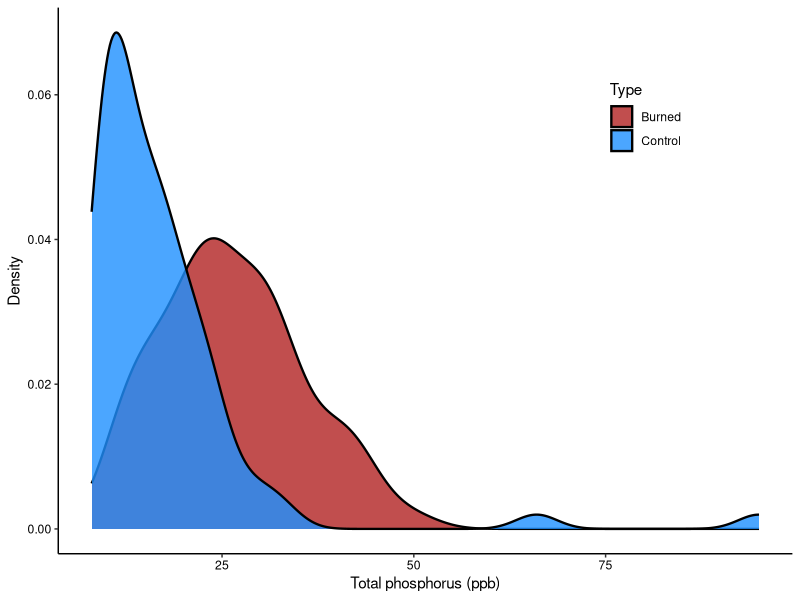
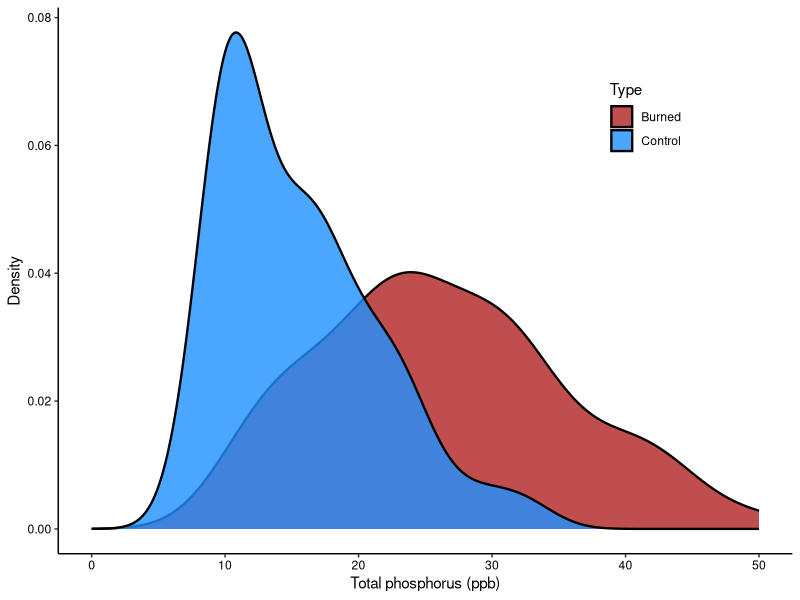
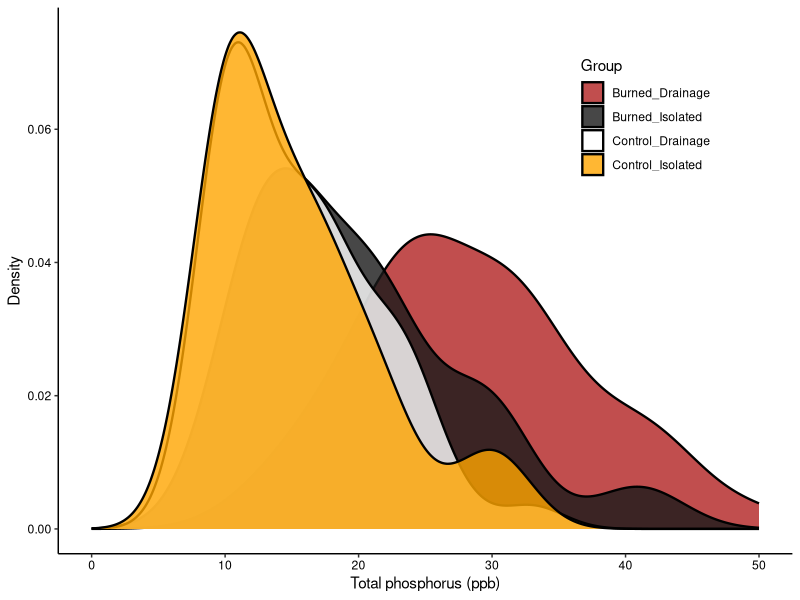
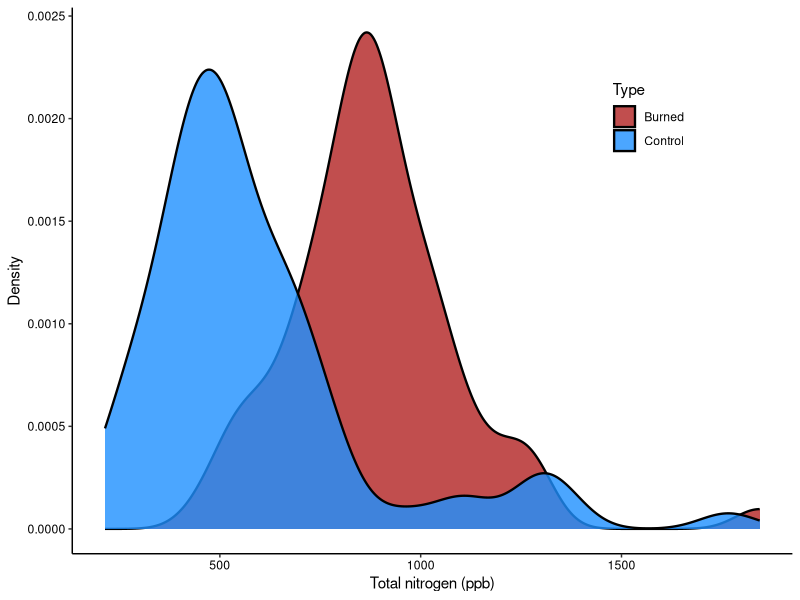
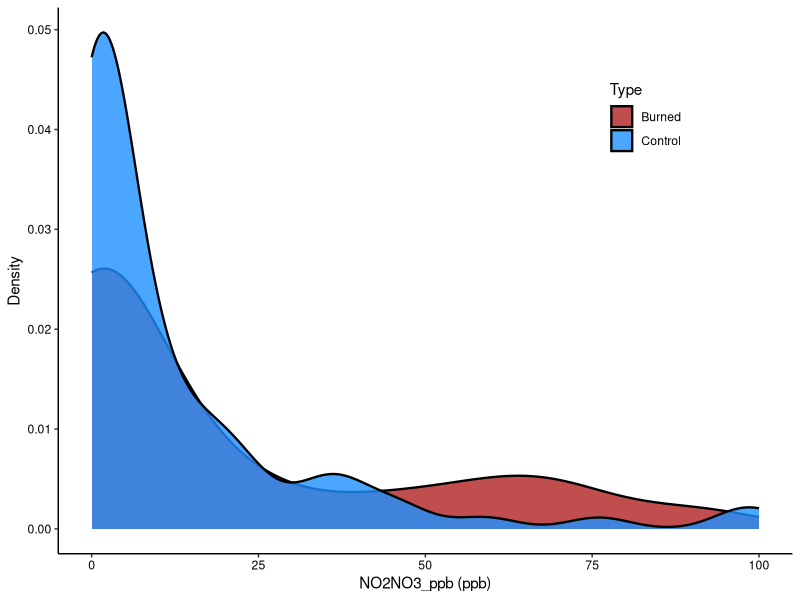
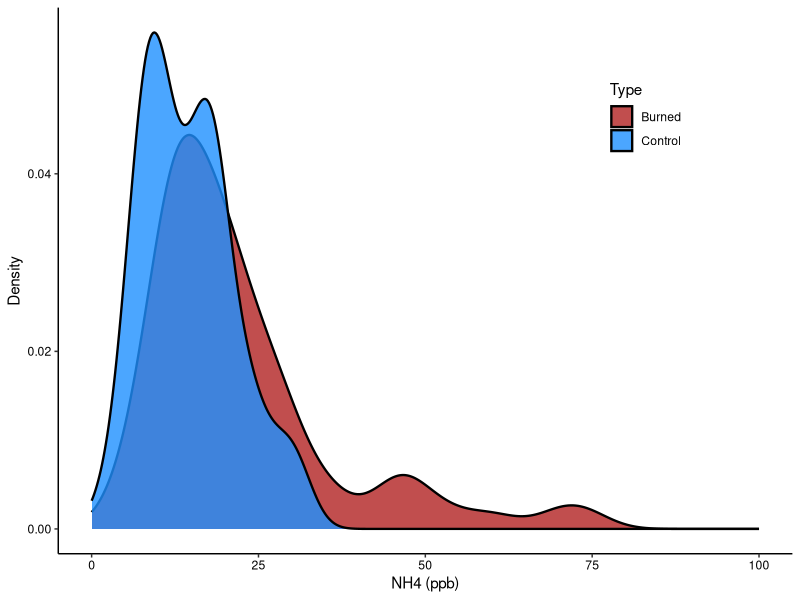
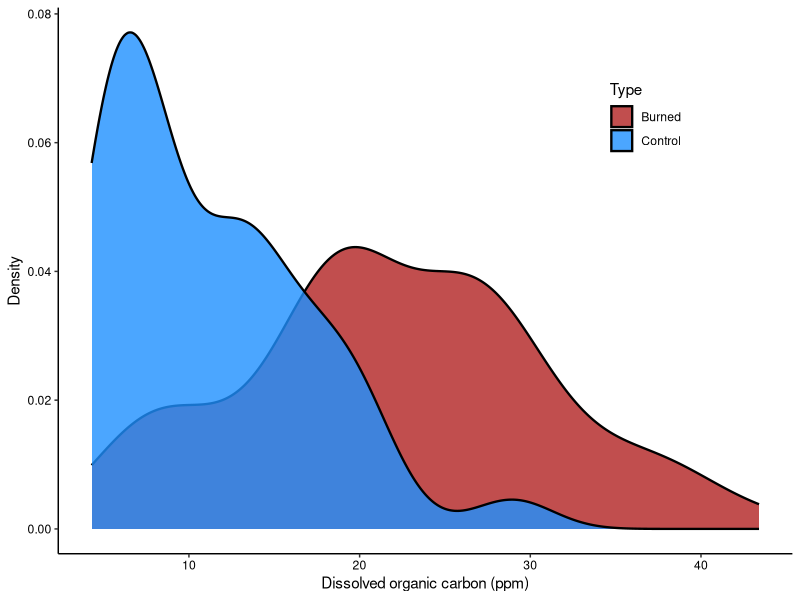
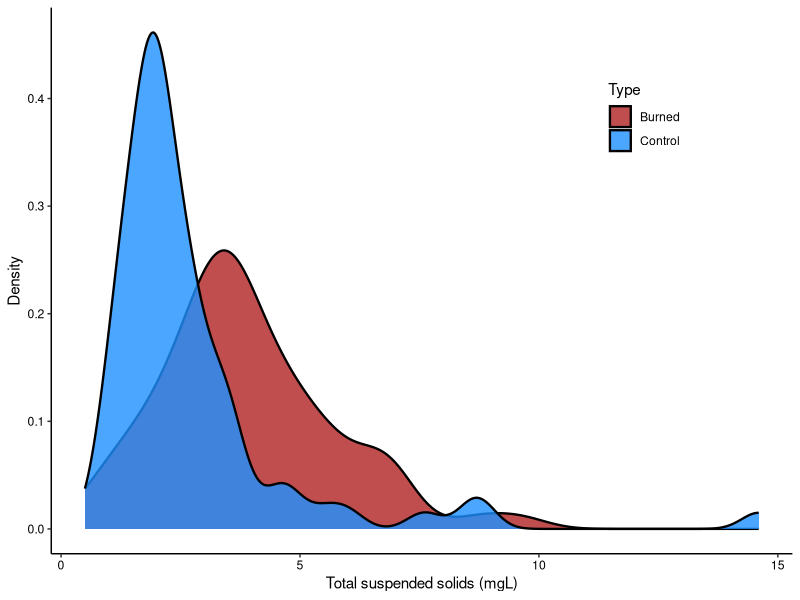

Here is the R script that generated these plots, in order:
################## Water quality density plots/histograms #####################
# Date: 10-26-22
# updated: 12-19-22; updated multipanel plot with temp and pH
# Author: Ian McCullough, immccull@gmail.com
###############################################################################

#### R libraries ####
library(dplyr)
library(ggplot2)
library(gridExtra)

#### Input data ####
setwd("C:/Users/immcc/Documents/SplashNBurn")

# water quality
waterquality <- read.csv("Data/WaterQuality/combined_lab_field_may_sep.csv")

#### Main program ####
# with help from: http://www.sthda.com/english/wiki/ggplot2-density-plot-quick-start-guide-r-software-and-data-visualization
# Density plots seem to be a clean way to convey burned vs. control differences
# Can add histograms to density plots, but seems to make plot busier without changing the underlying message

# Start with all months lumped together

## TP
ggplot(waterquality, aes(x=TP_ppb, fill=Type)) + 
  geom_density(alpha=0.8, lwd=0.8)+
  theme_classic()+
  theme(axis.text.x=element_text(color='black'),
        axis.text.y=element_text(color='black'),
        legend.position=c(0.8,0.8))+
  xlab('Total phosphorus (ppb)')+
  ylab('Density')+
  scale_x_continuous(limits=c())+
  scale_fill_manual(values=c('firebrick','dodgerblue'))

ggplot(waterquality, aes(x=TP_ppb, fill=Type)) + 
  geom_density(alpha=0.8, lwd=0.8)+
  theme_classic()+
  theme(axis.text.x=element_text(color='black'),
        axis.text.y=element_text(color='black'),
        legend.position=c(0.8,0.8))+
  xlab('Total phosphorus (ppb)')+
  ylab('Density')+
  scale_x_continuous(limits=c(0,50))+
  scale_fill_manual(values=c('firebrick','dodgerblue'))

# pretty messy when you add all 4 groups 
ggplot(waterquality, aes(x=TP_ppb, fill=Group)) + 
  geom_density(alpha=0.8, lwd=0.8)+
  theme_classic()+
  theme(axis.text.x=element_text(color='black'),
        axis.text.y=element_text(color='black'),
        legend.position=c(0.8,0.8))+
  xlab('Total phosphorus (ppb)')+
  ylab('Density')+
  scale_x_continuous(limits=c(0,50))+
  scale_fill_manual(values=c('firebrick','gray10','white','orange'))

## TN
ggplot(waterquality, aes(x=TN_ppb, fill=Type)) + 
  geom_density(alpha=0.8, lwd=0.8)+
  theme_classic()+
  theme(axis.text.x=element_text(color='black'),
        axis.text.y=element_text(color='black'),
        legend.position=c(0.8,0.8))+
  xlab('Total nitrogen (ppb)')+
  ylab('Density')+
  scale_x_continuous(limits=c())+
  scale_fill_manual(values=c('firebrick','dodgerblue'))

# NO2NO3
ggplot(waterquality, aes(x=NO2NO3_ppb, fill=Type)) + 
  geom_density(alpha=0.8, lwd=0.8)+
  theme_classic()+
  theme(axis.text.x=element_text(color='black'),
        axis.text.y=element_text(color='black'),
        legend.position=c(0.8,0.8))+
  xlab('NO2NO3_ppb (ppb)')+
  ylab('Density')+
  scale_x_continuous(limits=c())+
  scale_fill_manual(values=c('firebrick','dodgerblue'))

#NH4
ggplot(waterquality, aes(x=NH4N_ppb, fill=Type)) + 
  geom_density(alpha=0.8, lwd=0.8)+
  theme_classic()+
  theme(axis.text.x=element_text(color='black'),
        axis.text.y=element_text(color='black'),
        legend.position=c(0.8,0.8))+
  xlab('NH4 (ppb)')+
  ylab('Density')+
  scale_x_continuous(limits=c(0,100))+ #maybe some outliers?
  scale_fill_manual(values=c('firebrick','dodgerblue'))

## DOC
ggplot(waterquality, aes(x=DOC_ppm, fill=Type)) + 
  geom_density(alpha=0.8, lwd=0.8)+
  theme_classic()+
  theme(axis.text.x=element_text(color='black'),
        axis.text.y=element_text(color='black'),
        legend.position=c(0.8,0.8))+
  xlab('Dissolved organic carbon (ppm)')+
  ylab('Density')+
  scale_x_continuous(limits=c())+
  scale_fill_manual(values=c('firebrick','dodgerblue'))

## TSS
ggplot(waterquality, aes(x=TSS_mgL, fill=Type)) + 
  geom_density(alpha=0.8, lwd=0.8)+
  theme_classic()+
  theme(axis.text.x=element_text(color='black'),
        axis.text.y=element_text(color='black'),
        legend.position=c(0.8,0.8))+
  xlab('Total suspended solids (mgL)')+
  ylab('Density')+
  scale_x_continuous(limits=c())+
  scale_fill_manual(values=c('firebrick','dodgerblue'))

## Secchi
ggplot(waterquality, aes(x=SecchiDepth_m, fill=Type)) + 
  geom_density(alpha=0.8, lwd=0.8)+
  theme_classic()+
  theme(axis.text.x=element_text(color='black'),
        axis.text.y=element_text(color='black'),
        legend.position=c(0.8,0.8))+
  xlab('Secchi (m)')+
  ylab('Density')+
  scale_x_continuous(limits=c())+
  scale_fill_manual(values=c('firebrick','dodgerblue'))

## Chlorophyll-a
ggplot(waterquality, aes(x=Chloro_ppb, fill=Type)) + 
  geom_density(alpha=0.8, lwd=0.8)+
  theme_classic()+
  theme(axis.text.x=element_text(color='black'),
        axis.text.y=element_text(color='black'),
        legend.position=c(0.8,0.8))+
  xlab('Chlorophyll-a (ppb)')+
  ylab('Density')+
  scale_x_continuous(limits=c())+
  scale_fill_manual(values=c('firebrick','dodgerblue'))

## pH
ggplot(waterquality, aes(x=pH, fill=Type)) + 
  geom_density(alpha=0.8, lwd=0.8)+
  theme_classic()+
  theme(axis.text.x=element_text(color='black'),
        axis.text.y=element_text(color='black'),
        legend.position=c(0.8,0.8))+
  xlab('pH')+
  ylab('Density')+
  scale_x_continuous(limits=c())+
  scale_fill_manual(values=c('firebrick','dodgerblue'))

## ANC
ggplot(waterquality, aes(x=ANC_mgCaCO3L, fill=Type)) + 
  geom_density(alpha=0.8, lwd=0.8)+
  theme_classic()+
  theme(axis.text.x=element_text(color='black'),
        axis.text.y=element_text(color='black'),
        legend.position=c(0.8,0.8))+
  xlab('ANC (mgCaCO3/L)')+
  ylab('Density')+
  scale_x_continuous(limits=c())+
  scale_fill_manual(values=c('firebrick','dodgerblue'))

## Surface temp
ggplot(waterquality, aes(x=WaterTemp_C, fill=Type)) + 
  geom_density(alpha=0.8, lwd=0.8)+
  theme_classic()+
  theme(axis.text.x=element_text(color='black'),
        axis.text.y=element_text(color='black'),
        legend.position=c(0.8,0.8))+
  xlab('Surface temperature (C)')+
  ylab('Density')+
  scale_x_continuous(limits=c())+
  scale_fill_manual(values=c('firebrick','dodgerblue'))

## DO
ggplot(waterquality, aes(x=LDO_pct, fill=Type)) + 
  geom_density(alpha=0.8, lwd=0.8)+
  theme_classic()+
  theme(axis.text.x=element_text(color='black'),
        axis.text.y=element_text(color='black'),
        legend.position=c(0.8,0.8))+
  xlab('Surface dissolved oxygen (%)')+
  ylab('Density')+
  scale_x_continuous(limits=c())+
  scale_fill_manual(values=c('firebrick','dodgerblue'))

ggplot(waterquality, aes(x=LDO_mgL, fill=Type)) + 
  geom_density(alpha=0.8, lwd=0.8)+
  theme_classic()+
  theme(axis.text.x=element_text(color='black'),
        axis.text.y=element_text(color='black'),
        legend.position=c(0.8,0.8))+
  xlab('Surface dissolved oxygen (mg/L)')+
  ylab('Density')+
  scale_x_continuous(limits=c(0,15))+
  scale_fill_manual(values=c('firebrick','dodgerblue'))

###### treat months separately #####
mayWQ <- subset(waterquality, Month_factor=='May')
junWQ <- subset(waterquality, Month_factor=='Jun')
julWQ <- subset(waterquality, Month_factor=='Jul')
augWQ <- subset(waterquality, Month_factor=='Aug')
sepWQ <- subset(waterquality, Month_factor=='Sep')

## TP
mayTP_plot <- ggplot(mayWQ, aes(x=TP_ppb, fill=Type)) + 
  geom_density(alpha=0.8, lwd=0.8)+
  theme_classic()+
  theme(axis.text.x=element_text(color='black'),
        axis.text.y=element_text(color='black'),
        legend.position=c(0.8,0.8))+
  xlab('Total phosphorus (ppb)')+
  ylab('Density')+
  ggtitle('May 2022')+
  scale_x_continuous(limits=c(0,60))+
  scale_y_continuous(limits=c(0,0.08))+
  scale_fill_manual(values=c('firebrick','dodgerblue'))
mayTP_plot

junTP_plot <- ggplot(junWQ, aes(x=TP_ppb, fill=Type)) + 
  geom_density(alpha=0.8, lwd=0.8)+
  theme_classic()+
  theme(axis.text.x=element_text(color='black'),
        axis.text.y=element_text(color='black'),
        legend.position=c('none'))+
  xlab('Total phosphorus (ppb)')+
  ylab('Density')+
  ggtitle('Jun 2022')+
  scale_x_continuous(limits=c(0,60))+
  scale_y_continuous(limits=c(0,0.08))+
  scale_fill_manual(values=c('firebrick','dodgerblue'))
junTP_plot

julTP_plot <- ggplot(julWQ, aes(x=TP_ppb, fill=Type)) + 
  geom_density(alpha=0.8, lwd=0.8)+
  theme_classic()+
  theme(axis.text.x=element_text(color='black'),
        axis.text.y=element_text(color='black'),
        legend.position=c('none'))+
  xlab('Total phosphorus (ppb)')+
  ylab('Density')+
  ggtitle('Jul 2022')+
  scale_x_continuous(limits=c(0,60))+
  scale_y_continuous(limits=c(0,0.08))+
  scale_fill_manual(values=c('firebrick','dodgerblue'))
julTP_plot

augTP_plot <- ggplot(augWQ, aes(x=TP_ppb, fill=Type)) + 
  geom_density(alpha=0.8, lwd=0.8)+
  theme_classic()+
  theme(axis.text.x=element_text(color='black'),
        axis.text.y=element_text(color='black'),
        legend.position=c('none'))+
  xlab('Total phosphorus (ppb)')+
  ylab('Density')+
  ggtitle('Aug 2022')+
  scale_x_continuous(limits=c(0,60))+
  scale_y_continuous(limits=c(0,0.08))+
  scale_fill_manual(values=c('firebrick','dodgerblue'))
augTP_plot

sepTP_plot <- ggplot(sepWQ, aes(x=TP_ppb, fill=Type)) + 
  geom_density(alpha=0.8, lwd=0.8)+
  theme_classic()+
  theme(axis.text.x=element_text(color='black'),
        axis.text.y=element_text(color='black'),
        legend.position=c('none'))+
  xlab('Total phosphorus (ppb)')+
  ylab('Density')+
  ggtitle('Sep 2022')+
  scale_x_continuous(limits=c(0,60))+
  scale_y_continuous(limits=c(0,0.08))+
  scale_fill_manual(values=c('firebrick','dodgerblue'))
sepTP_plot

allmonthsTP_plot  <- ggplot(waterquality, aes(x=TP_ppb, fill=Type)) + 
  geom_density(alpha=0.8, lwd=0.8)+
  theme_classic()+
  theme(axis.text.x=element_text(color='black'),
        axis.text.y=element_text(color='black'),
        legend.position=c('none'))+
  xlab('Total phosphorus (ppb)')+
  ylab('Density')+
  ggtitle('All months 2022')+
  scale_x_continuous(limits=c(0,60))+
  scale_y_continuous(limits=c(0,0.08))+
  scale_fill_manual(values=c('firebrick','dodgerblue'))
allmonthsTP_plot

grid.arrange(mayTP_plot, junTP_plot, julTP_plot,
             augTP_plot, sepTP_plot, allmonthsTP_plot, nrow=2)

# jpeg('Figures/supplemental_density_plots/TP_density_plot.jpeg',width = 8,height = 6,units = 'in',res=600)
#     grid.arrange(mayTP_plot, junTP_plot, julTP_plot,
#                  augTP_plot, sepTP_plot, allmonthsTP_plot, nrow=2)
# dev.off()

## TN
xlimitz <- c(0,2000)
ylimitz <- c(0,0.003)
mayTN_plot <- ggplot(mayWQ, aes(x=TN_ppb, fill=Type)) + 
  geom_density(alpha=0.8, lwd=0.8)+
  theme_classic()+
  theme(axis.text.x=element_text(color='black'),
        axis.text.y=element_text(color='black'),
        legend.position=c(0.8,0.8))+
  xlab('Total nitrogen (ppb)')+
  ylab('Density')+
  ggtitle('May 2022')+
  scale_x_continuous(limits=xlimitz)+
  scale_y_continuous(limits=ylimitz)+
  scale_fill_manual(values=c('firebrick','dodgerblue'))
mayTN_plot

junTN_plot <- ggplot(junWQ, aes(x=TN_ppb, fill=Type)) + 
  geom_density(alpha=0.8, lwd=0.8)+
  theme_classic()+
  theme(axis.text.x=element_text(color='black'),
        axis.text.y=element_text(color='black'),
        legend.position=c('none'))+
  xlab('Total nitrogen (ppb)')+
  ylab('Density')+
  ggtitle('Jun 2022')+
  scale_x_continuous(limits=xlimitz)+
  scale_y_continuous(limits=ylimitz)+
  scale_fill_manual(values=c('firebrick','dodgerblue'))
junTN_plot

julTN_plot <- ggplot(julWQ, aes(x=TN_ppb, fill=Type)) + 
  geom_density(alpha=0.8, lwd=0.8)+
  theme_classic()+
  theme(axis.text.x=element_text(color='black'),
        axis.text.y=element_text(color='black'),
        legend.position=c('none'))+
  xlab('Total nitrogen (ppb)')+
  ylab('Density')+
  ggtitle('Jul 2022')+
  scale_x_continuous(limits=xlimitz)+
  scale_y_continuous(limits=ylimitz)+
  scale_fill_manual(values=c('firebrick','dodgerblue'))
julTN_plot

augTN_plot <- ggplot(augWQ, aes(x=TN_ppb, fill=Type)) + 
  geom_density(alpha=0.8, lwd=0.8)+
  theme_classic()+
  theme(axis.text.x=element_text(color='black'),
        axis.text.y=element_text(color='black'),
        legend.position=c('none'))+
  xlab('Total nitrogen (ppb)')+
  ylab('Density')+
  ggtitle('Aug 2022')+
  scale_x_continuous(limits=xlimitz)+
  scale_y_continuous(limits=ylimitz)+
  scale_fill_manual(values=c('firebrick','dodgerblue'))
augTN_plot

sepTN_plot <- ggplot(sepWQ, aes(x=TN_ppb, fill=Type)) + 
  geom_density(alpha=0.8, lwd=0.8)+
  theme_classic()+
  theme(axis.text.x=element_text(color='black'),
        axis.text.y=element_text(color='black'),
        legend.position=c('none'))+
  xlab('Total nitrogen (ppb)')+
  ylab('Density')+
  ggtitle('Sep 2022')+
  scale_x_continuous(limits=xlimitz)+
  scale_y_continuous(limits=ylimitz)+
  scale_fill_manual(values=c('firebrick','dodgerblue'))
sepTN_plot

allmonthsTN_plot  <- ggplot(waterquality, aes(x=TN_ppb, fill=Type)) + 
  geom_density(alpha=0.8, lwd=0.8)+
  theme_classic()+
  theme(axis.text.x=element_text(color='black'),
        axis.text.y=element_text(color='black'),
        legend.position=c('none'))+
  xlab('Total nitrogen (ppb)')+
  ylab('Density')+
  ggtitle('All months 2022')+
  scale_x_continuous(limits=xlimitz)+
  scale_y_continuous(limits=ylimitz)+
  scale_fill_manual(values=c('firebrick','dodgerblue'))
allmonthsTN_plot

grid.arrange(mayTN_plot, junTN_plot, julTN_plot,
             augTN_plot, sepTN_plot, allmonthsTN_plot, nrow=2)

# jpeg('Figures/supplemental_density_plots/TN_density_plot.jpeg',width = 8,height = 6,units = 'in',res=600)
#      grid.arrange(mayTN_plot, junTN_plot, julTN_plot,
#                   augTN_plot, sepTN_plot, allmonthsTN_plot, nrow=2)
# dev.off()

## TN/TP
xlimitz <- c(0,125)
ylimitz <- c(0,0.06)
mayTNTP_plot <- ggplot(mayWQ, aes(x=TNTP, fill=Type)) + 
  geom_density(alpha=0.8, lwd=0.8)+
  theme_classic()+
  theme(axis.text.x=element_text(color='black'),
        axis.text.y=element_text(color='black'),
        legend.position=c(0.8,0.8))+
  xlab('TN/TP')+
  ylab('Density')+
  ggtitle('May 2022')+
  scale_x_continuous(limits=xlimitz)+
  scale_y_continuous(limits=ylimitz)+
  scale_fill_manual(values=c('firebrick','dodgerblue'))
mayTNTP_plot

junTNTP_plot <- ggplot(junWQ, aes(x=TNTP, fill=Type)) + 
  geom_density(alpha=0.8, lwd=0.8)+
  theme_classic()+
  theme(axis.text.x=element_text(color='black'),
        axis.text.y=element_text(color='black'),
        legend.position=c(0.8,0.8))+
  xlab('TN/TP')+
  ylab('Density')+
  ggtitle('Jun 2022')+
  scale_x_continuous(limits=xlimitz)+
  scale_y_continuous(limits=ylimitz)+
  scale_fill_manual(values=c('firebrick','dodgerblue'))
junTNTP_plot

julTNTP_plot <- ggplot(julWQ, aes(x=TNTP, fill=Type)) + 
  geom_density(alpha=0.8, lwd=0.8)+
  theme_classic()+
  theme(axis.text.x=element_text(color='black'),
        axis.text.y=element_text(color='black'),
        legend.position=c(0.8,0.8))+
  xlab('TN/TP')+
  ylab('Density')+
  ggtitle('Jul 2022')+
  scale_x_continuous(limits=xlimitz)+
  scale_y_continuous(limits=ylimitz)+
  scale_fill_manual(values=c('firebrick','dodgerblue'))
julTNTP_plot

augTNTP_plot <- ggplot(augWQ, aes(x=TNTP, fill=Type)) + 
  geom_density(alpha=0.8, lwd=0.8)+
  theme_classic()+
  theme(axis.text.x=element_text(color='black'),
        axis.text.y=element_text(color='black'),
        legend.position=c(0.8,0.8))+
  xlab('TN/TP')+
  ylab('Density')+
  ggtitle('Aug 2022')+
  scale_x_continuous(limits=xlimitz)+
  scale_y_continuous(limits=ylimitz)+
  scale_fill_manual(values=c('firebrick','dodgerblue'))
augTNTP_plot

sepTNTP_plot <- ggplot(sepWQ, aes(x=TNTP, fill=Type)) + 
  geom_density(alpha=0.8, lwd=0.8)+
  theme_classic()+
  theme(axis.text.x=element_text(color='black'),
        axis.text.y=element_text(color='black'),
        legend.position=c(0.8,0.8))+
  xlab('TN/TP')+
  ylab('Density')+
  ggtitle('Sep 2022')+
  scale_x_continuous(limits=xlimitz)+
  scale_y_continuous(limits=ylimitz)+
  scale_fill_manual(values=c('firebrick','dodgerblue'))
sepTNTP_plot

allmonthsTNTP_plot  <- ggplot(waterquality, aes(x=TNTP, fill=Type)) + 
  geom_density(alpha=0.8, lwd=0.8)+
  theme_classic()+
  theme(axis.text.x=element_text(color='black'),
        axis.text.y=element_text(color='black'),
        legend.position=c(0.8,0.8))+
  xlab('TN/TP')+
  ylab('Density')+
  ggtitle('All months 2022')+
  scale_x_continuous(limits=xlimitz)+
  scale_y_continuous(limits=ylimitz)+
  scale_fill_manual(values=c('firebrick','dodgerblue'))
allmonthsTNTP_plot

grid.arrange(mayTNTP_plot, junTNTP_plot, julTNTP_plot,
             augTNTP_plot, sepTNTP_plot, allmonthsTNTP_plot, nrow=2)

## DOC
xlimitz <- c(0,50)
ylimitz <- c(0,0.1)
mayDOC_plot <- ggplot(mayWQ, aes(x=DOC_ppm, fill=Type)) + 
  geom_density(alpha=0.8, lwd=0.8)+
  theme_classic()+
  theme(axis.text.x=element_text(color='black'),
        axis.text.y=element_text(color='black'),
        legend.position=c(0.8,0.8))+
  xlab('Dissolved organic carbon (ppm)')+
  ylab('Density')+
  ggtitle('May 2022')+
  scale_x_continuous(limits=xlimitz)+
  scale_y_continuous(limits=ylimitz)+
  scale_fill_manual(values=c('firebrick','dodgerblue'))
mayDOC_plot

junDOC_plot <- ggplot(junWQ, aes(x=DOC_ppm, fill=Type)) + 
  geom_density(alpha=0.8, lwd=0.8)+
  theme_classic()+
  theme(axis.text.x=element_text(color='black'),
        axis.text.y=element_text(color='black'),
        legend.position=c('none'))+
  xlab('Dissolved organic carbon (ppm)')+
  ylab('Density')+
  ggtitle('Jun 2022')+
  scale_x_continuous(limits=xlimitz)+
  scale_y_continuous(limits=ylimitz)+
  scale_fill_manual(values=c('firebrick','dodgerblue'))
junDOC_plot

julDOC_plot <- ggplot(julWQ, aes(x=DOC_ppm, fill=Type)) + 
  geom_density(alpha=0.8, lwd=0.8)+
  theme_classic()+
  theme(axis.text.x=element_text(color='black'),
        axis.text.y=element_text(color='black'),
        legend.position=c('none'))+
  xlab('Dissolved organic carbon (ppm)')+
  ylab('Density')+
  ggtitle('Jul 2022')+
  scale_x_continuous(limits=xlimitz)+
  scale_y_continuous(limits=ylimitz)+
  scale_fill_manual(values=c('firebrick','dodgerblue'))
julDOC_plot

augDOC_plot <- ggplot(augWQ, aes(x=DOC_ppm, fill=Type)) + 
  geom_density(alpha=0.8, lwd=0.8)+
  theme_classic()+
  theme(axis.text.x=element_text(color='black'),
        axis.text.y=element_text(color='black'),
        legend.position=c('none'))+
  xlab('Dissolved organic carbon (ppm)')+
  ylab('Density')+
  ggtitle('Aug 2022')+
  scale_x_continuous(limits=xlimitz)+
  scale_y_continuous(limits=ylimitz)+
  scale_fill_manual(values=c('firebrick','dodgerblue'))
augDOC_plot

sepDOC_plot <- ggplot(sepWQ, aes(x=DOC_ppm, fill=Type)) + 
  geom_density(alpha=0.8, lwd=0.8)+
  theme_classic()+
  theme(axis.text.x=element_text(color='black'),
        axis.text.y=element_text(color='black'),
        legend.position=c('none'))+
  xlab('Dissolved organic carbon (ppm)')+
  ylab('Density')+
  ggtitle('Sep 2022')+
  scale_x_continuous(limits=xlimitz)+
  scale_y_continuous(limits=ylimitz)+
  scale_fill_manual(values=c('firebrick','dodgerblue'))
sepDOC_plot

allmonthsDOC_plot  <- ggplot(waterquality, aes(x=DOC_ppm, fill=Type)) + 
  geom_density(alpha=0.8, lwd=0.8)+
  theme_classic()+
  theme(axis.text.x=element_text(color='black'),
        axis.text.y=element_text(color='black'),
        legend.position=c('none'))+
  xlab('Dissolved organic carbon (ppm)')+
  ylab('Density')+
  ggtitle('All months 2022')+
  scale_x_continuous(limits=xlimitz)+
  scale_y_continuous(limits=ylimitz)+
  scale_fill_manual(values=c('firebrick','dodgerblue'))
allmonthsDOC_plot

grid.arrange(mayDOC_plot, junDOC_plot, julDOC_plot,
             augDOC_plot, sepDOC_plot, allmonthsDOC_plot, nrow=2)

jpeg('Figures/supplemental_density_plots/DOC_density_plot.jpeg',width = 8,height = 6,units = 'in',res=600)
       grid.arrange(mayDOC_plot, junDOC_plot, julDOC_plot,
                    augDOC_plot, sepDOC_plot, allmonthsDOC_plot, nrow=2)
dev.off()

## Chlorophyll-a
xlimitz <- c(0,25)
ylimitz <- c(0,0.3)
mayChla_plot <- ggplot(mayWQ, aes(x=Chloro_ppb, fill=Type)) + 
  geom_density(alpha=0.8, lwd=0.8)+
  theme_classic()+
  theme(axis.text.x=element_text(color='black'),
        axis.text.y=element_text(color='black'),
        legend.position=c(0.8,0.8))+
  xlab('Chlorophyll-a (ppb)')+
  ylab('Density')+
  ggtitle('May 2022')+
  scale_x_continuous(limits=xlimitz)+
  scale_y_continuous(limits=ylimitz)+
  scale_fill_manual(values=c('firebrick','dodgerblue'))
mayChla_plot

junChla_plot <- ggplot(junWQ, aes(x=Chloro_ppb, fill=Type)) + 
  geom_density(alpha=0.8, lwd=0.8)+
  theme_classic()+
  theme(axis.text.x=element_text(color='black'),
        axis.text.y=element_text(color='black'),
        legend.position=c('none'))+
  xlab('Chlorophyll-a (ppb)')+
  ylab('Density')+
  ggtitle('Jun 2022')+
  scale_x_continuous(limits=xlimitz)+
  scale_y_continuous(limits=ylimitz)+
  scale_fill_manual(values=c('firebrick','dodgerblue'))
junChla_plot

julChla_plot <- ggplot(julWQ, aes(x=Chloro_ppb, fill=Type)) + 
  geom_density(alpha=0.8, lwd=0.8)+
  theme_classic()+
  theme(axis.text.x=element_text(color='black'),
        axis.text.y=element_text(color='black'),
        legend.position=c('none'))+
  xlab('Chlorophyll-a (ppb)')+
  ylab('Density')+
  ggtitle('Jul 2022')+
  scale_x_continuous(limits=xlimitz)+
  scale_y_continuous(limits=ylimitz)+
  scale_fill_manual(values=c('firebrick','dodgerblue'))
julChla_plot

augChla_plot <- ggplot(augWQ, aes(x=Chloro_ppb, fill=Type)) + 
  geom_density(alpha=0.8, lwd=0.8)+
  theme_classic()+
  theme(axis.text.x=element_text(color='black'),
        axis.text.y=element_text(color='black'),
        legend.position=c('none'))+
  xlab('Chlorophyll-a (ppb)')+
  ylab('Density')+
  ggtitle('Aug 2022')+
  scale_x_continuous(limits=xlimitz)+
  scale_y_continuous(limits=ylimitz)+
  scale_fill_manual(values=c('firebrick','dodgerblue'))
augChla_plot

sepChla_plot <- ggplot(sepWQ, aes(x=Chloro_ppb, fill=Type)) + 
  geom_density(alpha=0.8, lwd=0.8)+
  theme_classic()+
  theme(axis.text.x=element_text(color='black'),
        axis.text.y=element_text(color='black'),
        legend.position=c('none'))+
  xlab('Chlorophyll-a (ppb)')+
  ylab('Density')+
  ggtitle('Sep 2022')+
  scale_x_continuous(limits=xlimitz)+
  scale_y_continuous(limits=ylimitz)+
  scale_fill_manual(values=c('firebrick','dodgerblue'))
sepChla_plot

allmonthsChla_plot  <- ggplot(waterquality, aes(x=Chloro_ppb, fill=Type)) + 
  geom_density(alpha=0.8, lwd=0.8)+
  theme_classic()+
  theme(axis.text.x=element_text(color='black'),
        axis.text.y=element_text(color='black'),
        legend.position=c('none'))+
  xlab('Chlorophyll-a (ppb)')+
  ylab('Density')+
  ggtitle('All months 2022')+
  scale_x_continuous(limits=xlimitz)+
  scale_y_continuous(limits=ylimitz)+
  scale_fill_manual(values=c('firebrick','dodgerblue'))
allmonthsChla_plot

grid.arrange(mayChla_plot, junChla_plot, julChla_plot,
             augChla_plot, sepChla_plot, allmonthsChla_plot, nrow=2)

# jpeg('Figures/supplemental_density_plots/Chla_density_plot.jpeg',width = 8,height = 6,units = 'in',res=600)
#        grid.arrange(mayChla_plot, junChla_plot, julChla_plot,
#                     augChla_plot, sepChla_plot, allmonthsChla_plot, nrow=2)
# dev.off()

## Secchi
xlimitz <- c(0,5)
ylimitz <- c(0,2.2)
maySecchi_plot <- ggplot(mayWQ, aes(x=SecchiDepth_m, fill=Type)) + 
  geom_density(alpha=0.8, lwd=0.8)+
  theme_classic()+
  theme(axis.text.x=element_text(color='black'),
        axis.text.y=element_text(color='black'),
        legend.position=c(0.8,0.8))+
  xlab('Secchi (m)')+
  ylab('Density')+
  ggtitle('May 2022')+
  scale_x_continuous(limits=xlimitz)+
  scale_y_continuous(limits=ylimitz)+
  scale_fill_manual(values=c('firebrick','dodgerblue'))
maySecchi_plot

junSecchi_plot <- ggplot(junWQ, aes(x=SecchiDepth_m, fill=Type)) + 
  geom_density(alpha=0.8, lwd=0.8)+
  theme_classic()+
  theme(axis.text.x=element_text(color='black'),
        axis.text.y=element_text(color='black'),
        legend.position=c('none'))+
  xlab('Secchi (m)')+
  ylab('Density')+
  ggtitle('Jun 2022')+
  scale_x_continuous(limits=xlimitz)+
  scale_y_continuous(limits=ylimitz)+
  scale_fill_manual(values=c('firebrick','dodgerblue'))
junSecchi_plot

julSecchi_plot <- ggplot(julWQ, aes(x=SecchiDepth_m, fill=Type)) + 
  geom_density(alpha=0.8, lwd=0.8)+
  theme_classic()+
  theme(axis.text.x=element_text(color='black'),
        axis.text.y=element_text(color='black'),
        legend.position=c('none'))+
  xlab('Secchi (m)')+
  ylab('Density')+
  ggtitle('Jul 2022')+
  scale_x_continuous(limits=xlimitz)+
  scale_y_continuous(limits=ylimitz)+
  scale_fill_manual(values=c('firebrick','dodgerblue'))
julSecchi_plot

augSecchi_plot <- ggplot(augWQ, aes(x=SecchiDepth_m, fill=Type)) + 
  geom_density(alpha=0.8, lwd=0.8)+
  theme_classic()+
  theme(axis.text.x=element_text(color='black'),
        axis.text.y=element_text(color='black'),
        legend.position=c('none'))+
  xlab('Secchi (m)')+
  ylab('Density')+
  ggtitle('Aug 2022')+
  scale_x_continuous(limits=xlimitz)+
  scale_y_continuous(limits=ylimitz)+
  scale_fill_manual(values=c('firebrick','dodgerblue'))
augSecchi_plot

sepSecchi_plot <- ggplot(sepWQ, aes(x=SecchiDepth_m, fill=Type)) + 
  geom_density(alpha=0.8, lwd=0.8)+
  theme_classic()+
  theme(axis.text.x=element_text(color='black'),
        axis.text.y=element_text(color='black'),
        legend.position=c('none'))+
  xlab('Secchi (m)')+
  ylab('Density')+
  ggtitle('Sep 2022')+
  scale_x_continuous(limits=xlimitz)+
  scale_y_continuous(limits=ylimitz)+
  scale_fill_manual(values=c('firebrick','dodgerblue'))
sepSecchi_plot

allmonthsSecchi_plot  <- ggplot(waterquality, aes(x=SecchiDepth_m, fill=Type)) + 
  geom_density(alpha=0.8, lwd=0.8)+
  theme_classic()+
  theme(axis.text.x=element_text(color='black'),
        axis.text.y=element_text(color='black'),
        legend.position=c('none'))+
  xlab('Secchi (m)')+
  ylab('Density')+
  ggtitle('All months 2022')+
  scale_x_continuous(limits=xlimitz)+
  scale_y_continuous(limits=ylimitz)+
  scale_fill_manual(values=c('firebrick','dodgerblue'))
allmonthsSecchi_plot

grid.arrange(maySecchi_plot, junSecchi_plot, julSecchi_plot,
             augSecchi_plot, sepSecchi_plot, allmonthsSecchi_plot, nrow=2)

# jpeg('Figures/supplemental_density_plots/Secchi_density_plot.jpeg',width = 8,height = 6,units = 'in',res=600)
#    grid.arrange(maySecchi_plot, junSecchi_plot, julSecchi_plot,
#               augSecchi_plot, sepSecchi_plot, allmonthsSecchi_plot, nrow=2)
# dev.off()

## TSS
xlimitz <- c(0,18)
ylimitz <- c(0,0.6)
mayTSS_plot <- ggplot(mayWQ, aes(x=TSS_mgL, fill=Type)) + 
  geom_density(alpha=0.8, lwd=0.8)+
  theme_classic()+
  theme(axis.text.x=element_text(color='black'),
        axis.text.y=element_text(color='black'),
        legend.position=c(0.8,0.8))+
  xlab('Total suspended solids (mg/L)')+
  ylab('Density')+
  ggtitle('May 2022')+
  scale_x_continuous(limits=xlimitz)+
  scale_y_continuous(limits=ylimitz)+
  scale_fill_manual(values=c('firebrick','dodgerblue'))
mayTSS_plot

junTSS_plot <- ggplot(junWQ, aes(x=TSS_mgL, fill=Type)) + 
  geom_density(alpha=0.8, lwd=0.8)+
  theme_classic()+
  theme(axis.text.x=element_text(color='black'),
        axis.text.y=element_text(color='black'),
        legend.position=c('none'))+
  xlab('Total suspended solids (mg/L)')+
  ylab('Density')+
  ggtitle('Jun 2022')+
  scale_x_continuous(limits=xlimitz)+
  scale_y_continuous(limits=ylimitz)+
  scale_fill_manual(values=c('firebrick','dodgerblue'))
junTSS_plot

julTSS_plot <- ggplot(julWQ, aes(x=TSS_mgL, fill=Type)) + 
  geom_density(alpha=0.8, lwd=0.8)+
  theme_classic()+
  theme(axis.text.x=element_text(color='black'),
        axis.text.y=element_text(color='black'),
        legend.position=c('none'))+
  xlab('Total suspended solids (mg/L)')+
  ylab('Density')+
  ggtitle('Jul 2022')+
  scale_x_continuous(limits=xlimitz)+
  scale_y_continuous(limits=ylimitz)+
  scale_fill_manual(values=c('firebrick','dodgerblue'))
julTSS_plot

augTSS_plot <- ggplot(augWQ, aes(x=TSS_mgL, fill=Type)) + 
  geom_density(alpha=0.8, lwd=0.8)+
  theme_classic()+
  theme(axis.text.x=element_text(color='black'),
        axis.text.y=element_text(color='black'),
        legend.position=c('none'))+
  xlab('Total suspended solids (mg/L)')+
  ylab('Density')+
  ggtitle('Aug 2022')+
  scale_x_continuous(limits=xlimitz)+
  scale_y_continuous(limits=ylimitz)+
  scale_fill_manual(values=c('firebrick','dodgerblue'))
augTSS_plot

sepTSS_plot <- ggplot(sepWQ, aes(x=TSS_mgL, fill=Type)) + 
  geom_density(alpha=0.8, lwd=0.8)+
  theme_classic()+
  theme(axis.text.x=element_text(color='black'),
        axis.text.y=element_text(color='black'),
        legend.position=c('none'))+
  xlab('Total suspended solids (mg/L)')+
  ylab('Density')+
  ggtitle('Sep 2022')+
  scale_x_continuous(limits=xlimitz)+
  scale_y_continuous(limits=ylimitz)+
  scale_fill_manual(values=c('firebrick','dodgerblue'))
sepTSS_plot

allmonthsTSS_plot  <- ggplot(waterquality, aes(x=TSS_mgL, fill=Type)) + 
  geom_density(alpha=0.8, lwd=0.8)+
  theme_classic()+
  theme(axis.text.x=element_text(color='black'),
        axis.text.y=element_text(color='black'),
        legend.position=c('none'))+
  xlab('Total suspended solids (mg/L)')+
  ylab('Density')+
  ggtitle('All months 2022')+
  scale_x_continuous(limits=xlimitz)+
  scale_y_continuous(limits=ylimitz)+
  scale_fill_manual(values=c('firebrick','dodgerblue'))
allmonthsTSS_plot

grid.arrange(mayTSS_plot, junTSS_plot, julTSS_plot,
             augTSS_plot, sepTSS_plot, allmonthsTSS_plot, nrow=2)

# jpeg('Figures/supplemental_density_plots/TSS_density_plot.jpeg',width = 8,height = 6,units = 'in',res=600)
#   grid.arrange(mayTSS_plot, junTSS_plot, julTSS_plot,
#              augTSS_plot, sepTSS_plot, allmonthsTSS_plot, nrow=2)
# dev.off()

## pH
xlimitz <- c(4,10)
ylimitz <- c(0,1.2)
maypH_plot <- ggplot(mayWQ, aes(x=pH, fill=Type)) + 
  geom_density(alpha=0.8, lwd=0.8)+
  theme_classic()+
  theme(axis.text.x=element_text(color='black'),
        axis.text.y=element_text(color='black'),
        legend.position=c(0.8,0.8))+
  xlab('pH')+
  ylab('Density')+
  ggtitle('May 2022')+
  scale_x_continuous(limits=xlimitz)+
  scale_y_continuous(limits=ylimitz)+
  scale_fill_manual(values=c('firebrick','dodgerblue'))
maypH_plot

junpH_plot <- ggplot(junWQ, aes(x=pH, fill=Type)) + 
  geom_density(alpha=0.8, lwd=0.8)+
  theme_classic()+
  theme(axis.text.x=element_text(color='black'),
        axis.text.y=element_text(color='black'),
        legend.position=c('none'))+
  xlab('pH')+
  ylab('Density')+
  ggtitle('Jun 2022')+
  scale_x_continuous(limits=xlimitz)+
  scale_y_continuous(limits=ylimitz)+
  scale_fill_manual(values=c('firebrick','dodgerblue'))
junpH_plot

julpH_plot <- ggplot(julWQ, aes(x=pH, fill=Type)) + 
  geom_density(alpha=0.8, lwd=0.8)+
  theme_classic()+
  theme(axis.text.x=element_text(color='black'),
        axis.text.y=element_text(color='black'),
        legend.position=c('none'))+
  xlab('pH')+
  ylab('Density')+
  ggtitle('Jul 2022')+
  scale_x_continuous(limits=xlimitz)+
  scale_y_continuous(limits=ylimitz)+
  scale_fill_manual(values=c('firebrick','dodgerblue'))
julpH_plot

augpH_plot <- ggplot(augWQ, aes(x=pH, fill=Type)) + 
  geom_density(alpha=0.8, lwd=0.8)+
  theme_classic()+
  theme(axis.text.x=element_text(color='black'),
        axis.text.y=element_text(color='black'),
        legend.position=c('none'))+
  xlab('pH')+
  ylab('Density')+
  ggtitle('Aug 2022')+
  scale_x_continuous(limits=xlimitz)+
  scale_y_continuous(limits=ylimitz)+
  scale_fill_manual(values=c('firebrick','dodgerblue'))
augpH_plot

seppH_plot <- ggplot(sepWQ, aes(x=pH, fill=Type)) + 
  geom_density(alpha=0.8, lwd=0.8)+
  theme_classic()+
  theme(axis.text.x=element_text(color='black'),
        axis.text.y=element_text(color='black'),
        legend.position=c('none'))+
  xlab('pH')+
  ylab('Density')+
  ggtitle('Sep 2022')+
  scale_x_continuous(limits=xlimitz)+
  scale_y_continuous(limits=ylimitz)+
  scale_fill_manual(values=c('firebrick','dodgerblue'))
seppH_plot

allmonthspH_plot  <- ggplot(waterquality, aes(x=pH, fill=Type)) + 
  geom_density(alpha=0.8, lwd=0.8)+
  theme_classic()+
  theme(axis.text.x=element_text(color='black'),
        axis.text.y=element_text(color='black'),
        legend.position=c('none'))+
  xlab('pH')+
  ylab('Density')+
  ggtitle('All months 2022')+
  scale_x_continuous(limits=xlimitz)+
  scale_y_continuous(limits=ylimitz)+
  scale_fill_manual(values=c('firebrick','dodgerblue'))
allmonthspH_plot

grid.arrange(maypH_plot, junpH_plot, julpH_plot,
             augpH_plot, seppH_plot, allmonthspH_plot, nrow=2)

# jpeg('Figures/supplemental_density_plots/pH_density_plot.jpeg',width = 8,height = 6,units = 'in',res=600)
#    grid.arrange(maypH_plot, junpH_plot, julpH_plot,
#                 augpH_plot, seppH_plot, allmonthspH_plot, nrow=2)
# dev.off()


## Surface temp
xlimitz <- c(5,32)
ylimitz <- c(0,0.5)
mayTemp_plot <- ggplot(mayWQ, aes(x=WaterTemp_C, fill=Type)) + 
  geom_density(alpha=0.8, lwd=0.8)+
  theme_classic()+
  theme(axis.text.x=element_text(color='black'),
        axis.text.y=element_text(color='black'),
        legend.position=c(0.8,0.8))+
  xlab('Surface temperature (°C)')+
  ylab('Density')+
  ggtitle('May 2022')+
  scale_x_continuous(limits=xlimitz)+
  scale_y_continuous(limits=ylimitz)+
  scale_fill_manual(values=c('firebrick','dodgerblue'))
mayTemp_plot

junTemp_plot <- ggplot(junWQ, aes(x=WaterTemp_C, fill=Type)) + 
  geom_density(alpha=0.8, lwd=0.8)+
  theme_classic()+
  theme(axis.text.x=element_text(color='black'),
        axis.text.y=element_text(color='black'),
        legend.position=c('none'))+
  xlab('Surface temperature (°C)')+
  ylab('Density')+
  ggtitle('Jun 2022')+
  scale_x_continuous(limits=xlimitz)+
  scale_y_continuous(limits=ylimitz)+
  scale_fill_manual(values=c('firebrick','dodgerblue'))
junTemp_plot

julTemp_plot <- ggplot(julWQ, aes(x=WaterTemp_C, fill=Type)) + 
  geom_density(alpha=0.8, lwd=0.8)+
  theme_classic()+
  theme(axis.text.x=element_text(color='black'),
        axis.text.y=element_text(color='black'),
        legend.position=c('none'))+
  xlab('Surface temperature (°C)')+
  ylab('Density')+
  ggtitle('Jul 2022')+
  scale_x_continuous(limits=xlimitz)+
  scale_y_continuous(limits=ylimitz)+
  scale_fill_manual(values=c('firebrick','dodgerblue'))
julTemp_plot

augTemp_plot <- ggplot(augWQ, aes(x=WaterTemp_C, fill=Type)) + 
  geom_density(alpha=0.8, lwd=0.8)+
  theme_classic()+
  theme(axis.text.x=element_text(color='black'),
        axis.text.y=element_text(color='black'),
        legend.position=c('none'))+
  xlab('Surface temperature (°C)')+
  ylab('Density')+
  ggtitle('Aug 2022')+
  scale_x_continuous(limits=xlimitz)+
  scale_y_continuous(limits=ylimitz)+
  scale_fill_manual(values=c('firebrick','dodgerblue'))
augTemp_plot

sepTemp_plot <- ggplot(sepWQ, aes(x=WaterTemp_C, fill=Type)) + 
  geom_density(alpha=0.8, lwd=0.8)+
  theme_classic()+
  theme(axis.text.x=element_text(color='black'),
        axis.text.y=element_text(color='black'),
        legend.position=c('none'))+
  xlab('Surface temperature (°C)')+
  ylab('Density')+
  ggtitle('Sep 2022')+
  scale_x_continuous(limits=xlimitz)+
  scale_y_continuous(limits=ylimitz)+
  scale_fill_manual(values=c('firebrick','dodgerblue'))
sepTemp_plot

allmonthsTemp_plot  <- ggplot(waterquality, aes(x=WaterTemp_C, fill=Type)) + 
  geom_density(alpha=0.8, lwd=0.8)+
  theme_classic()+
  theme(axis.text.x=element_text(color='black'),
        axis.text.y=element_text(color='black'),
        legend.position=c('none'))+
  xlab('Surface temperature (°C)')+
  ylab('Density')+
  ggtitle('All months 2022')+
  scale_x_continuous(limits=xlimitz)+
  scale_y_continuous(limits=ylimitz)+
  scale_fill_manual(values=c('firebrick','dodgerblue'))
allmonthsTemp_plot

grid.arrange(mayTemp_plot, junTemp_plot, julTemp_plot,
             augTemp_plot, sepTemp_plot, allmonthsTemp_plot, nrow=2)

# jpeg('Figures/supplemental_density_plots/SurfTemp_density_plot.jpeg',width = 8,height = 6,units = 'in',res=600)
#     grid.arrange(mayTemp_plot, junTemp_plot, julTemp_plot,
#                  augTemp_plot, sepTemp_plot, allmonthsTemp_plot, nrow=2)
# dev.off()

## NO2NO3
xlimitz <- c(0,150)
ylimitz <- c() #really hard to find common scale
mayNO2NO3_plot <- ggplot(mayWQ, aes(x=NO2NO3_ppb, fill=Type)) + 
  geom_density(alpha=0.8, lwd=0.8)+
  theme_classic()+
  theme(axis.text.x=element_text(color='black'),
        axis.text.y=element_text(color='black'),
        legend.position=c(0.8,0.8))+
  xlab('NO2NO3 (ppb)')+
  ylab('Density')+
  ggtitle('May 2022')+
  scale_x_continuous(limits=xlimitz)+
  scale_y_continuous(limits=ylimitz)+
  scale_fill_manual(values=c('firebrick','dodgerblue'))
mayNO2NO3_plot

junNO2NO3_plot <- ggplot(junWQ, aes(x=NO2NO3_ppb, fill=Type)) + 
  geom_density(alpha=0.8, lwd=0.8)+
  theme_classic()+
  theme(axis.text.x=element_text(color='black'),
        axis.text.y=element_text(color='black'),
        legend.position=c('none'))+
  xlab('NO2NO3 (ppb)')+
  ylab('Density')+
  ggtitle('Jun 2022')+
  scale_x_continuous(limits=xlimitz)+
  scale_y_continuous(limits=ylimitz)+
  scale_fill_manual(values=c('firebrick','dodgerblue'))
junNO2NO3_plot

julNO2NO3_plot <- ggplot(julWQ, aes(x=NO2NO3_ppb, fill=Type)) + 
  geom_density(alpha=0.8, lwd=0.8)+
  theme_classic()+
  theme(axis.text.x=element_text(color='black'),
        axis.text.y=element_text(color='black'),
        legend.position=c('none'))+
  xlab('NO2NO3 (ppb)')+
  ylab('Density')+
  ggtitle('Jul 2022')+
  scale_x_continuous(limits=xlimitz)+
  scale_y_continuous(limits=ylimitz)+
  scale_fill_manual(values=c('firebrick','dodgerblue'))
julNO2NO3_plot

augNO2NO3_plot <- ggplot(augWQ, aes(x=NO2NO3_ppb, fill=Type)) + 
  geom_density(alpha=0.8, lwd=0.8)+
  theme_classic()+
  theme(axis.text.x=element_text(color='black'),
        axis.text.y=element_text(color='black'),
        legend.position=c('none'))+
  xlab('NO2NO3 (ppb)')+
  ylab('Density')+
  ggtitle('Aug 2022')+
  scale_x_continuous(limits=xlimitz)+
  scale_y_continuous(limits=ylimitz)+
  scale_fill_manual(values=c('firebrick','dodgerblue'))
augNO2NO3_plot

sepNO2NO3_plot <- ggplot(sepWQ, aes(x=NO2NO3_ppb, fill=Type)) + 
  geom_density(alpha=0.8, lwd=0.8)+
  theme_classic()+
  theme(axis.text.x=element_text(color='black'),
        axis.text.y=element_text(color='black'),
        legend.position=c('none'))+
  xlab('NO2NO3 (ppb)')+
  ylab('Density')+
  ggtitle('Sep 2022')+
  scale_x_continuous(limits=xlimitz)+
  scale_y_continuous(limits=ylimitz)+
  scale_fill_manual(values=c('firebrick','dodgerblue'))
sepNO2NO3_plot

allmonthsNO2NO3_plot  <- ggplot(waterquality, aes(x=NO2NO3_ppb, fill=Type)) + 
  geom_density(alpha=0.8, lwd=0.8)+
  theme_classic()+
  theme(axis.text.x=element_text(color='black'),
        axis.text.y=element_text(color='black'),
        legend.position=c('none'))+
  xlab('NO2NO3 (ppb)')+
  ylab('Density')+
  ggtitle('All months 2022')+
  scale_x_continuous(limits=xlimitz)+
  scale_y_continuous(limits=ylimitz)+
  scale_fill_manual(values=c('firebrick','dodgerblue'))
allmonthsNO2NO3_plot

grid.arrange(mayNO2NO3_plot, junNO2NO3_plot, julNO2NO3_plot,
             augNO2NO3_plot, sepNO2NO3_plot, allmonthsNO2NO3_plot, nrow=2)

# jpeg('Figures/supplemental_density_plots/NO2NO3_density_plot.jpeg',width = 8,height = 6,units = 'in',res=600)
#   grid.arrange(mayNO2NO3_plot, junNO2NO3_plot, julNO2NO3_plot,
#              augNO2NO3_plot, sepNO2NO3_plot, allmonthsNO2NO3_plot, nrow=2)
# dev.off()

## NH4N
xlimitz <- c(0,100)
ylimitz <- c(0,0.15) 
mayNH4N_plot <- ggplot(mayWQ, aes(x=NH4N_ppb, fill=Type)) + 
  geom_density(alpha=0.8, lwd=0.8)+
  theme_classic()+
  theme(axis.text.x=element_text(color='black'),
        axis.text.y=element_text(color='black'),
        legend.position=c(0.8,0.8))+
  xlab('NH4N (ppb)')+
  ylab('Density')+
  ggtitle('May 2022')+
  scale_x_continuous(limits=xlimitz)+
  scale_y_continuous(limits=ylimitz)+
  scale_fill_manual(values=c('firebrick','dodgerblue'))
mayNH4N_plot

junNH4N_plot <- ggplot(junWQ, aes(x=NH4N_ppb, fill=Type)) + 
  geom_density(alpha=0.8, lwd=0.8)+
  theme_classic()+
  theme(axis.text.x=element_text(color='black'),
        axis.text.y=element_text(color='black'),
        legend.position=c('none'))+
  xlab('NH4N (ppb)')+
  ylab('Density')+
  ggtitle('Jun 2022')+
  scale_x_continuous(limits=xlimitz)+
  scale_y_continuous(limits=ylimitz)+
  scale_fill_manual(values=c('firebrick','dodgerblue'))
junNH4N_plot

julNH4N_plot <- ggplot(julWQ, aes(x=NH4N_ppb, fill=Type)) + 
  geom_density(alpha=0.8, lwd=0.8)+
  theme_classic()+
  theme(axis.text.x=element_text(color='black'),
        axis.text.y=element_text(color='black'),
        legend.position=c('none'))+
  xlab('NH4N (ppb)')+
  ylab('Density')+
  ggtitle('Jul 2022')+
  scale_x_continuous(limits=xlimitz)+
  scale_y_continuous(limits=ylimitz)+
  scale_fill_manual(values=c('firebrick','dodgerblue'))
julNH4N_plot

augNH4N_plot <- ggplot(augWQ, aes(x=NH4N_ppb, fill=Type)) + 
  geom_density(alpha=0.8, lwd=0.8)+
  theme_classic()+
  theme(axis.text.x=element_text(color='black'),
        axis.text.y=element_text(color='black'),
        legend.position=c('none'))+
  xlab('NH4N (ppb)')+
  ylab('Density')+
  ggtitle('Aug 2022')+
  scale_x_continuous(limits=xlimitz)+
  scale_y_continuous(limits=ylimitz)+
  scale_fill_manual(values=c('firebrick','dodgerblue'))
augNH4N_plot

sepNH4N_plot <- ggplot(sepWQ, aes(x=NH4N_ppb, fill=Type)) + 
  geom_density(alpha=0.8, lwd=0.8)+
  theme_classic()+
  theme(axis.text.x=element_text(color='black'),
        axis.text.y=element_text(color='black'),
        legend.position=c('none'))+
  xlab('NH4N (ppb)')+
  ylab('Density')+
  ggtitle('Sep 2022')+
  scale_x_continuous(limits=xlimitz)+
  scale_y_continuous(limits=ylimitz)+
  scale_fill_manual(values=c('firebrick','dodgerblue'))
sepNH4N_plot

allmonthsNH4N_plot  <- ggplot(waterquality, aes(x=NH4N_ppb, fill=Type)) + 
  geom_density(alpha=0.8, lwd=0.8)+
  theme_classic()+
  theme(axis.text.x=element_text(color='black'),
        axis.text.y=element_text(color='black'),
        legend.position=c('none'))+
  xlab('NH4N (ppb)')+
  ylab('Density')+
  ggtitle('All months 2022')+
  scale_x_continuous(limits=xlimitz)+
  scale_y_continuous(limits=ylimitz)+
  scale_fill_manual(values=c('firebrick','dodgerblue'))
allmonthsNH4N_plot

grid.arrange(mayNH4N_plot, junNH4N_plot, julNH4N_plot,
             augNH4N_plot, sepNH4N_plot, allmonthsNH4N_plot, nrow=2)

# jpeg('Figures/supplemental_density_plots/NH4_density_plot.jpeg',width = 8,height = 6,units = 'in',res=600)
#   grid.arrange(mayNH4N_plot, junNH4N_plot, julNH4N_plot,
#                augNH4N_plot, sepNH4N_plot, allmonthsNH4N_plot, nrow=2)
# dev.off()

## ANC_mgCaCO3L
xlimitz <- c(0,100)
ylimitz <- c(0,0.08) 
mayANC_mgCaCO3L_plot <- ggplot(mayWQ, aes(x=ANC_mgCaCO3L, fill=Type)) + 
  geom_density(alpha=0.8, lwd=0.8)+
  theme_classic()+
  theme(axis.text.x=element_text(color='black'),
        axis.text.y=element_text(color='black'),
        legend.position=c(0.8,0.8))+
  xlab('ANC (mgCaCO3/L)')+
  ylab('Density')+
  ggtitle('May 2022')+
  scale_x_continuous(limits=xlimitz)+
  scale_y_continuous(limits=ylimitz)+
  scale_fill_manual(values=c('firebrick','dodgerblue'))
mayANC_mgCaCO3L_plot

junANC_mgCaCO3L_plot <- ggplot(junWQ, aes(x=ANC_mgCaCO3L, fill=Type)) + 
  geom_density(alpha=0.8, lwd=0.8)+
  theme_classic()+
  theme(axis.text.x=element_text(color='black'),
        axis.text.y=element_text(color='black'),
        legend.position=c('none'))+
  xlab('ANC (mgCaCO3/L)')+
  ylab('Density')+
  ggtitle('Jun 2022')+
  scale_x_continuous(limits=xlimitz)+
  scale_y_continuous(limits=ylimitz)+
  scale_fill_manual(values=c('firebrick','dodgerblue'))
junANC_mgCaCO3L_plot

julANC_mgCaCO3L_plot <- ggplot(julWQ, aes(x=ANC_mgCaCO3L, fill=Type)) + 
  geom_density(alpha=0.8, lwd=0.8)+
  theme_classic()+
  theme(axis.text.x=element_text(color='black'),
        axis.text.y=element_text(color='black'),
        legend.position=c('none'))+
  xlab('ANC (mgCaCO3/L)')+
  ylab('Density')+
  ggtitle('Jul 2022')+
  scale_x_continuous(limits=xlimitz)+
  scale_y_continuous(limits=ylimitz)+
  scale_fill_manual(values=c('firebrick','dodgerblue'))
julANC_mgCaCO3L_plot

augANC_mgCaCO3L_plot <- ggplot(augWQ, aes(x=ANC_mgCaCO3L, fill=Type)) + 
  geom_density(alpha=0.8, lwd=0.8)+
  theme_classic()+
  theme(axis.text.x=element_text(color='black'),
        axis.text.y=element_text(color='black'),
        legend.position=c('none'))+
  xlab('ANC (mgCaCO3/L)')+
  ylab('Density')+
  ggtitle('Aug 2022')+
  scale_x_continuous(limits=xlimitz)+
  scale_y_continuous(limits=ylimitz)+
  scale_fill_manual(values=c('firebrick','dodgerblue'))
augANC_mgCaCO3L_plot

sepANC_mgCaCO3L_plot <- ggplot(sepWQ, aes(x=ANC_mgCaCO3L, fill=Type)) + 
  geom_density(alpha=0.8, lwd=0.8)+
  theme_classic()+
  theme(axis.text.x=element_text(color='black'),
        axis.text.y=element_text(color='black'),
        legend.position=c('none'))+
  xlab('ANC (mgCaCO3/L)')+
  ylab('Density')+
  ggtitle('Sep 2022')+
  scale_x_continuous(limits=xlimitz)+
  scale_y_continuous(limits=ylimitz)+
  scale_fill_manual(values=c('firebrick','dodgerblue'))
sepANC_mgCaCO3L_plot

allmonthsANC_mgCaCO3L_plot  <- ggplot(waterquality, aes(x=ANC_mgCaCO3L, fill=Type)) + 
  geom_density(alpha=0.8, lwd=0.8)+
  theme_classic()+
  theme(axis.text.x=element_text(color='black'),
        axis.text.y=element_text(color='black'),
        legend.position=c('none'))+
  xlab('ANC (mgCaCO3/L)')+
  ylab('Density')+
  ggtitle('All months 2022')+
  scale_x_continuous(limits=xlimitz)+
  scale_y_continuous(limits=ylimitz)+
  scale_fill_manual(values=c('firebrick','dodgerblue'))
allmonthsANC_mgCaCO3L_plot

grid.arrange(mayANC_mgCaCO3L_plot, junANC_mgCaCO3L_plot, julANC_mgCaCO3L_plot,
             augANC_mgCaCO3L_plot, sepANC_mgCaCO3L_plot, allmonthsANC_mgCaCO3L_plot, nrow=2)

# jpeg('Figures/supplemental_density_plots/ANC_density_plot.jpeg',width = 8,height = 6,units = 'in',res=600)
#   grid.arrange(mayANC_mgCaCO3L_plot, junANC_mgCaCO3L_plot, julANC_mgCaCO3L_plot,
#              augANC_mgCaCO3L_plot, sepANC_mgCaCO3L_plot, allmonthsANC_mgCaCO3L_plot, nrow=2)
# dev.off()

## DO
xlimitz <- c(0,15)
ylimitz <- c(0,1) 
mayDO_plot <- ggplot(mayWQ, aes(x=LDO_mgL, fill=Type)) + 
  geom_density(alpha=0.8, lwd=0.8)+
  theme_classic()+
  theme(axis.text.x=element_text(color='black'),
        axis.text.y=element_text(color='black'),
        legend.position=c(0.25,0.8))+
  xlab('Dissolved oxygen (mg/L)')+
  ylab('Density')+
  ggtitle('May 2022')+
  scale_x_continuous(limits=xlimitz)+
  scale_y_continuous(limits=ylimitz)+
  scale_fill_manual(values=c('firebrick','dodgerblue'))
mayDO_plot

junDO_plot <- ggplot(junWQ, aes(x=LDO_mgL, fill=Type)) + 
  geom_density(alpha=0.8, lwd=0.8)+
  theme_classic()+
  theme(axis.text.x=element_text(color='black'),
        axis.text.y=element_text(color='black'),
        legend.position=c('none'))+
  xlab('Dissolved oxygen (mg/L)')+
  ylab('Density')+
  ggtitle('Jun 2022')+
  scale_x_continuous(limits=xlimitz)+
  scale_y_continuous(limits=ylimitz)+
  scale_fill_manual(values=c('firebrick','dodgerblue'))
junDO_plot

julDO_plot <- ggplot(julWQ, aes(x=LDO_mgL, fill=Type)) + 
  geom_density(alpha=0.8, lwd=0.8)+
  theme_classic()+
  theme(axis.text.x=element_text(color='black'),
        axis.text.y=element_text(color='black'),
        legend.position=c('none'))+
  xlab('Dissolved oxygen (mg/L)')+
  ylab('Density')+
  ggtitle('Jul 2022')+
  scale_x_continuous(limits=xlimitz)+
  scale_y_continuous(limits=ylimitz)+
  scale_fill_manual(values=c('firebrick','dodgerblue'))
julDO_plot

augDO_plot <- ggplot(augWQ, aes(x=LDO_mgL, fill=Type)) + 
  geom_density(alpha=0.8, lwd=0.8)+
  theme_classic()+
  theme(axis.text.x=element_text(color='black'),
        axis.text.y=element_text(color='black'),
        legend.position=c('none'))+
  xlab('Dissolved oxygen (mg/L)')+
  ylab('Density')+
  ggtitle('Aug 2022')+
  scale_x_continuous(limits=xlimitz)+
  scale_y_continuous(limits=ylimitz)+
  scale_fill_manual(values=c('firebrick','dodgerblue'))
augDO_plot

sepDO_plot <- ggplot(sepWQ, aes(x=LDO_mgL, fill=Type)) + 
  geom_density(alpha=0.8, lwd=0.8)+
  theme_classic()+
  theme(axis.text.x=element_text(color='black'),
        axis.text.y=element_text(color='black'),
        legend.position=c('none'))+
  xlab('Dissolved oxygen (mg/L)')+
  ylab('Density')+
  ggtitle('Sep 2022')+
  scale_x_continuous(limits=xlimitz)+
  scale_y_continuous(limits=ylimitz)+
  scale_fill_manual(values=c('firebrick','dodgerblue'))
sepDO_plot

allmonthsDO_plot  <- ggplot(waterquality, aes(x=LDO_mgL, fill=Type)) + 
  geom_density(alpha=0.8, lwd=0.8)+
  theme_classic()+
  theme(axis.text.x=element_text(color='black'),
        axis.text.y=element_text(color='black'),
        legend.position=c('none'))+
  xlab('Dissolved oxygen (mg/L)')+
  ylab('Density')+
  ggtitle('All months 2022')+
  scale_x_continuous(limits=xlimitz)+
  scale_y_continuous(limits=ylimitz)+
  scale_fill_manual(values=c('firebrick','dodgerblue'))
allmonthsDO_plot

grid.arrange(mayDO_plot, junDO_plot, julDO_plot,
             augDO_plot, sepDO_plot, allmonthsDO_plot, nrow=2)

# jpeg('Figures/supplemental_density_plots/DO_density_plot.jpeg',width = 8,height = 6,units = 'in',res=600)
#  grid.arrange(mayDO_plot, junDO_plot, julDO_plot,
#             augDO_plot, sepDO_plot, allmonthsDO_plot, nrow=2)
# dev.off()

## Spec conductivity
xlimitz <- c(0,250)
ylimitz <- c(0,0.03) 
maySpecCond_plot <- ggplot(mayWQ, aes(x=SpecCond_uScm, fill=Type)) + 
  geom_density(alpha=0.8, lwd=0.8)+
  theme_classic()+
  theme(axis.text.x=element_text(color='black'),
        axis.text.y=element_text(color='black'),
        legend.position=c(0.8,0.8))+
  xlab('Specific conductivity (μS/cm)')+
  ylab('Density')+
  ggtitle('May 2022')+
  scale_x_continuous(limits=xlimitz)+
  scale_y_continuous(limits=ylimitz)+
  scale_fill_manual(values=c('firebrick','dodgerblue'))
maySpecCond_plot

junSpecCond_plot <- ggplot(junWQ, aes(x=SpecCond_uScm, fill=Type)) + 
  geom_density(alpha=0.8, lwd=0.8)+
  theme_classic()+
  theme(axis.text.x=element_text(color='black'),
        axis.text.y=element_text(color='black'),
        legend.position=c('none'))+
  xlab('Specific conductivity (μS/cm)')+
  ylab('Density')+
  ggtitle('Jun 2022')+
  scale_x_continuous(limits=xlimitz)+
  scale_y_continuous(limits=ylimitz)+
  scale_fill_manual(values=c('firebrick','dodgerblue'))
junSpecCond_plot

julSpecCond_plot <- ggplot(julWQ, aes(x=SpecCond_uScm, fill=Type)) + 
  geom_density(alpha=0.8, lwd=0.8)+
  theme_classic()+
  theme(axis.text.x=element_text(color='black'),
        axis.text.y=element_text(color='black'),
        legend.position=c('none'))+
  xlab('Specific conductivity (μS/cm)')+
  ylab('Density')+
  ggtitle('Jul 2022')+
  scale_x_continuous(limits=xlimitz)+
  scale_y_continuous(limits=ylimitz)+
  scale_fill_manual(values=c('firebrick','dodgerblue'))
julSpecCond_plot

augSpecCond_plot <- ggplot(augWQ, aes(x=SpecCond_uScm, fill=Type)) + 
  geom_density(alpha=0.8, lwd=0.8)+
  theme_classic()+
  theme(axis.text.x=element_text(color='black'),
        axis.text.y=element_text(color='black'),
        legend.position=c('none'))+
  xlab('Specific conductivity (μS/cm)')+
  ylab('Density')+
  ggtitle('Aug 2022')+
  scale_x_continuous(limits=xlimitz)+
  scale_y_continuous(limits=ylimitz)+
  scale_fill_manual(values=c('firebrick','dodgerblue'))
augSpecCond_plot

sepSpecCond_plot <- ggplot(sepWQ, aes(x=SpecCond_uScm, fill=Type)) + 
  geom_density(alpha=0.8, lwd=0.8)+
  theme_classic()+
  theme(axis.text.x=element_text(color='black'),
        axis.text.y=element_text(color='black'),
        legend.position=c('none'))+
  xlab('Specific conductivity (μS/cm)')+
  ylab('Density')+
  ggtitle('Sep 2022')+
  scale_x_continuous(limits=xlimitz)+
  scale_y_continuous(limits=ylimitz)+
  scale_fill_manual(values=c('firebrick','dodgerblue'))
sepSpecCond_plot

allmonthsSpecCond_plot  <- ggplot(waterquality, aes(x=SpecCond_uScm, fill=Type)) + 
  geom_density(alpha=0.8, lwd=0.8)+
  theme_classic()+
  theme(axis.text.x=element_text(color='black'),
        axis.text.y=element_text(color='black'),
        legend.position=c('none'))+
  xlab('Specific conductivity (μS/cm)')+
  ylab('Density')+
  ggtitle('All months 2022')+
  scale_x_continuous(limits=xlimitz)+
  scale_y_continuous(limits=ylimitz)+
  scale_fill_manual(values=c('firebrick','dodgerblue'))
allmonthsSpecCond_plot

grid.arrange(maySpecCond_plot, junSpecCond_plot, julSpecCond_plot,
             augSpecCond_plot, sepSpecCond_plot, allmonthsSpecCond_plot, nrow=2)

# jpeg('Figures/supplemental_density_plots/SpecCond_density_plot.jpeg',width = 8,height = 6,units = 'in',res=600)
#   grid.arrange(maySpecCond_plot, junSpecCond_plot, julSpecCond_plot,
#              augSpecCond_plot, sepSpecCond_plot, allmonthsSpecCond_plot, nrow=2)
# dev.off()

##### manuscript-worthy integrative figure (Candidate, at least) ########
title_font <- 10
xax_font <- 8
lab_font <- 8
allmonthsTP_plot  <- ggplot(waterquality, aes(x=TP_ppb, fill=Type)) + 
  geom_density(alpha=0.8, lwd=0.8)+
  theme_classic()+
  theme(axis.text.x=element_text(color='black', size=xax_font),
        axis.text.y=element_text(color='black', size=xax_font),
        legend.position=c(0.8,0.8),
        axis.title.x=element_text(color='black', size=lab_font),
        axis.title.y=element_text(color='black', size=lab_font),
        plot.title=element_text(size=title_font))+
  xlab('Total phosphorus (ppb)')+
  ylab('Density')+
  ggtitle('A) TP')+
  scale_x_continuous(limits=c(0,60))+
  scale_y_continuous(limits=c(0,0.08))+
  scale_fill_manual(values=c('firebrick','dodgerblue'))
allmonthsTP_plot

allmonthsTN_plot  <- ggplot(waterquality, aes(x=TN_ppb, fill=Type)) + 
  geom_density(alpha=0.8, lwd=0.8)+
  theme_classic()+
  theme(axis.text.x=element_text(color='black', size=xax_font),
        axis.text.y=element_text(color='black', size=xax_font),
        legend.position=c('none'),
        axis.title.x=element_text(color='black', size=lab_font),
        axis.title.y=element_text(color='black', size=lab_font),
        plot.title=element_text(size=title_font))+
  xlab('Total nitrogen (ppb)')+
  ylab('Density')+
  ggtitle('B) TN')+
  scale_x_continuous(limits=c(0,2000))+
  scale_y_continuous(limits=c(0,0.003))+
  scale_fill_manual(values=c('firebrick','dodgerblue'))
allmonthsTN_plot

allmonthsDOC_plot  <- ggplot(waterquality, aes(x=DOC_ppm, fill=Type)) + 
  geom_density(alpha=0.8, lwd=0.8)+
  theme_classic()+
  theme(axis.text.x=element_text(color='black', size=xax_font),
        axis.text.y=element_text(color='black', size=xax_font),
        legend.position=c('none'),
        axis.title.x=element_text(color='black', size=lab_font),
        axis.title.y=element_text(color='black', size=lab_font),
        plot.title=element_text(size=title_font))+
  xlab('Dissolved organic carbon (ppm)')+
  ylab('Density')+
  ggtitle('C) DOC')+
  scale_x_continuous(limits=c(0,50))+
  scale_y_continuous(limits=c(0,0.08))+
  scale_fill_manual(values=c('firebrick','dodgerblue'))
allmonthsDOC_plot

allmonthsTSS_plot  <- ggplot(waterquality, aes(x=TSS_mgL, fill=Type)) + 
  geom_density(alpha=0.8, lwd=0.8)+
  theme_classic()+
  theme(axis.text.x=element_text(color='black', size=xax_font),
        axis.text.y=element_text(color='black', size=xax_font),
        legend.position=c('none'),
        axis.title.x=element_text(color='black', size=lab_font),
        axis.title.y=element_text(color='black', size=lab_font),
        plot.title=element_text(size=title_font))+
  xlab('Total suspended solids (mg/L)')+
  ylab('Density')+
  ggtitle('E) TSS')+
  scale_x_continuous(limits=c(0,15))+
  scale_y_continuous(limits=c(0,0.5))+
  scale_fill_manual(values=c('firebrick','dodgerblue'))
allmonthsTSS_plot

allmonthsChla_plot  <- ggplot(waterquality, aes(x=Chloro_ppb, fill=Type)) + 
  geom_density(alpha=0.8, lwd=0.8)+
  theme_classic()+
  theme(axis.text.x=element_text(color='black', size=xax_font),
        axis.text.y=element_text(color='black', size=xax_font),
        legend.position=c('none'),
        axis.title.x=element_text(color='black', size=lab_font),
        axis.title.y=element_text(color='black', size=lab_font),
        plot.title=element_text(size=title_font))+
  xlab('Chlorophyll-a (ppb)')+
  ylab('Density')+
  ggtitle('F) Chlorophyll-a')+
  scale_x_continuous(limits=c(0,25))+
  scale_y_continuous(limits=c(0,0.25))+
  scale_fill_manual(values=c('firebrick','dodgerblue'))
allmonthsChla_plot

allmonthsSecchi_plot  <- ggplot(waterquality, aes(x=SecchiDepth_m, fill=Type)) + 
  geom_density(alpha=0.8, lwd=0.8)+
  theme_classic()+
  theme(axis.text.x=element_text(color='black', size=xax_font),
        axis.text.y=element_text(color='black', size=xax_font),
        legend.position=c('none'),
        axis.title.x=element_text(color='black', size=lab_font),
        axis.title.y=element_text(color='black', size=lab_font),
        plot.title=element_text(size=title_font))+
  xlab('Secchi (m)')+
  ylab('Density')+
  ggtitle('G) Secchi')+
  scale_x_continuous(limits=c(0,5))+
  scale_y_continuous(limits=c(0,1))+
  scale_fill_manual(values=c('firebrick','dodgerblue'))
allmonthsSecchi_plot

allmonthspH_plot  <- ggplot(waterquality, aes(x=pH, fill=Type)) + 
  geom_density(alpha=0.8, lwd=0.8)+
  theme_classic()+
  theme(axis.text.x=element_text(color='black', size=xax_font),
        axis.text.y=element_text(color='black', size=xax_font),
        legend.position=c('none'),
        axis.title.x=element_text(color='black', size=lab_font),
        axis.title.y=element_text(color='black', size=lab_font),
        plot.title=element_text(size=title_font))+
  xlab('pH')+
  ylab('Density')+
  ggtitle('D) pH')+
  scale_x_continuous(limits=c(5,10))+
  scale_y_continuous(limits=c())+
  scale_fill_manual(values=c('firebrick','dodgerblue'))
allmonthspH_plot

allmonthsTemp_plot  <- ggplot(waterquality, aes(x=WaterTemp_C, fill=Type)) + 
  geom_density(alpha=0.8, lwd=0.8)+
  theme_classic()+
  theme(axis.text.x=element_text(color='black', size=xax_font),
        axis.text.y=element_text(color='black', size=xax_font),
        legend.position=c('none'),
        axis.title.x=element_text(color='black', size=lab_font),
        axis.title.y=element_text(color='black', size=lab_font),
        plot.title=element_text(size=title_font))+
  xlab('Temperature (°C)')+
  ylab('Density')+
  ggtitle('H) Temperature')+
  scale_x_continuous(limits=c(5,32))+
  scale_y_continuous(limits=c())+
  scale_fill_manual(values=c('firebrick','dodgerblue'))
allmonthsTemp_plot

grid.arrange(allmonthsTP_plot, allmonthsTN_plot, allmonthsDOC_plot, allmonthspH_plot,
             allmonthsTSS_plot, allmonthsChla_plot, allmonthsSecchi_plot, allmonthsTemp_plot, nrow=2)

jpeg('Figures/multipanel_densityplots_allmonths_8var.jpeg',width = 8,height = 6,units = 'in',res=600)
  grid.arrange(allmonthsTP_plot, allmonthsTN_plot, allmonthsDOC_plot, allmonthspH_plot,
             allmonthsTSS_plot, allmonthsChla_plot, allmonthsSecchi_plot, allmonthsTemp_plot, nrow=2)
dev.off()
